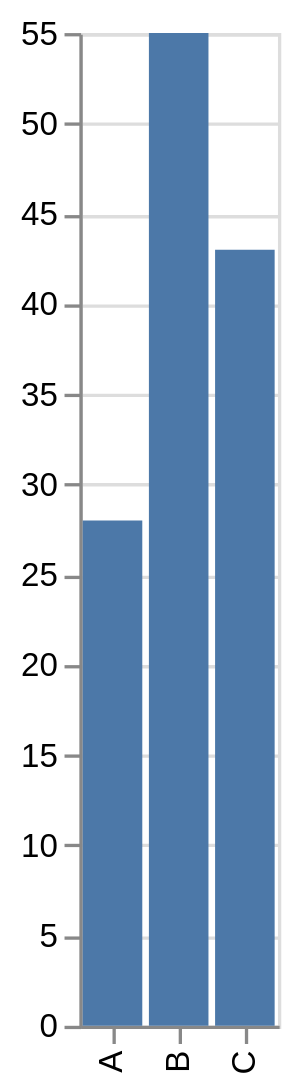

Write a Vega-Lite specification for this figure.
### Vega-Lite specification from a JSON file in a GitHub repository (floating-point values rounded to 4 significant figures)
{"$schema": "https://vega.github.io/schema/vega-lite/v6.json", "description": "A field titled with nothing, which is not the same as a field captioned with nothing.", "data": {"values": [{"a": "A", "b": 28}, {"a": "B", "b": 55}, {"a": "C", "b": 43}]}, "mark": {"type": "bar", "tooltip": true}, "encoding": {"x": {"field": "a", "type": "nominal", "title": ""}, "y": {"field": "b", "type": "quantitative", "axis": {"title": null}}}}
